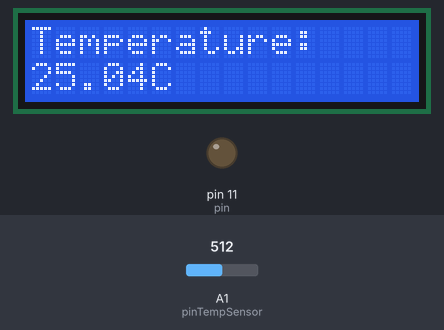
This sketch was run on a simulated Arduino Uno, built with avr-gcc and run on an emulated ATmega328P. On the bench: 16×2 character LCD, output pins drawn as LEDs (lit = HIGH). The inputs (shaded band) are chosen by the test bench; at power-on: A1 (pinTempSensor) = 512.

Above: at 1.6 s.
1.7 s: A1 (pinTempSensor) set to 502
At 3.5 s:
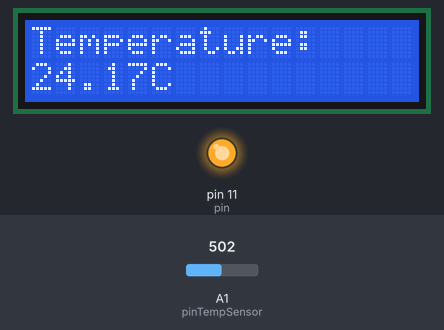
4.5 s: A1 (pinTempSensor) set to 346
At 7.1 s:
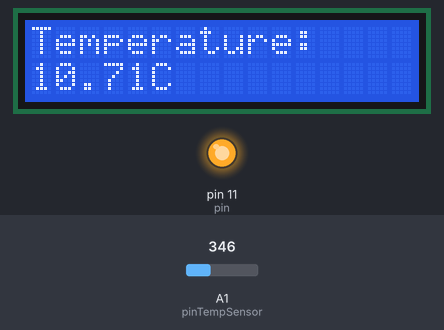
7.5 s: A1 (pinTempSensor) set to 327
At 9.6 s:
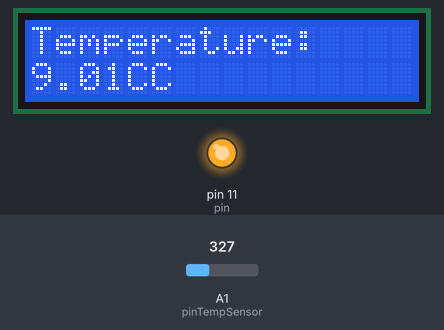
Timing chart, 0 to 11.1 s (numbered marks = the images above; inputs shaded):
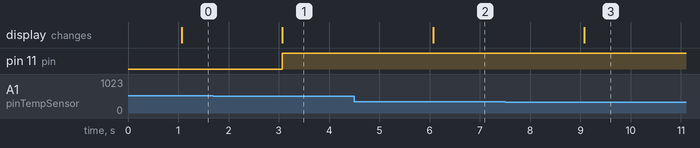

The sketch:

controller.ino
```cpp
  /**
   * Using LCD to display temperature values
   * Abigail Tubay
   */
  #include <LiquidCrystal.h>
  #include <math.h>

  LiquidCrystal lcd(8, 9, 4, 5, 6, 7);           // select the pins used on the LCD panel

  //data variables
  int a;
  float t;                                        //temperature
  int B = 3975;                                   //B value of the thermistor
  float r;                                        //resistor of thermistor
  int pinTempSensor = 1;                          //Grove temperature sensor
  int pin = 11;                                   //lamp
  float tTarget = 26.0;                           //target temperature
  float c = 1.0;                                  //sets 'LOW' and 'HIGH' temperatures

  /**
   * set up environments for lcd, temperature sensor, and lamp
   * print out 'Temperature:' on lcd
   */
  void setup(){
     lcd.begin(16, 2);
     lcd.print("Temperature: ");
     pinMode(pin, OUTPUT);
  }

  /**
   * read temperature sensor and calculate the temperature
   * print it out on the lcd
   * if the temperature reaches certain values turn lamp on or off
   */
  void loop(){
      a=analogRead(pinTempSensor);                //read Temperature sensor
      r=(float)(1023-a)*10000/a;                  //get the resistance of the sensor;
      t=1/(log(r/10000)/B+1/298.15)-273.15;       //convert to temperature via datasheet&nbsp;;

      //print temperature value on lcd with units
      lcd.setCursor(0,1);
      delay(1000);
      lcd.print(t);
      lcd.print("C");

      if(t<=tTarget-c){                           //turn on lamp if temperature <= 'LOW' temp
        digitalWrite(pin, HIGH);
      }else if(t>=tTarget+c){                     //turn off lamp if temp >= 'HIGH' temp
        digitalWrite(pin, LOW);
      }
  }
```

Measured:
- the behaviour switches between 512 and 511 on A1 (pinTempSensor) (found by bisection; images 0 and 1)
- the behaviour switches between 338 and 337 on A1 (pinTempSensor) (found by bisection; images 2 and 3)
- after the input at 1.7 s, pin 11 (pin): LOW → HIGH after 1.4 s; the display: changes after 1.4 s (image 1)
- after the input at 4.5 s, the display: changes after 1.6 s (image 2)
- after the input at 7.5 s, the display: changes after 1.6 s (image 3)
